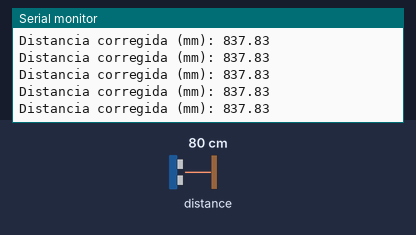
The sketch below on a simulated Arduino Uno, built with avr-gcc and run on an emulated ATmega328P. Parts: the last lines printed to the serial monitor. Inputs (shaded band) come from the test bench; at power-on: distance to the obstacle 80 cm.

Above: at 1.2 s.
1.3 s: distance to the obstacle set to 250 cm
At 1.49 s:
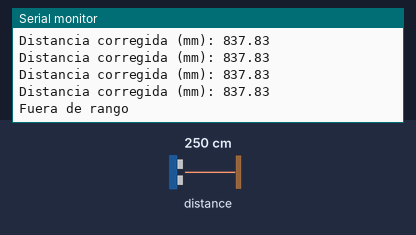
3.4 s: distance to the obstacle set to 2 cm
At 3.49 s:
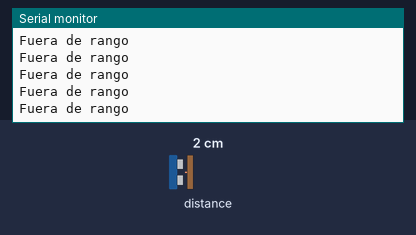

Measured:
- after the input at 1.3 s, the serial monitor: prints a new line after 0.07 s (image 1)

The sketch:

SENSOR_DIST_VL53L0X_PENDIENTE_V2.ino
```cpp
#include <Wire.h>
#include <Adafruit_VL53L0X.h>

Adafruit_VL53L0X lox = Adafruit_VL53L0X();

float slope = 0.9071;  // Pendiente de la ecuación lineal
float intercept = 40;  // Intersección de la ecuación lineal

void setup() {
  Serial.begin(9600);
  if (!lox.begin()) {
    Serial.println("No se encontró VL53L0X");
    while(1);
  }
}

void loop() {
  VL53L0X_RangingMeasurementData_t measure;
  lox.rangingTest(&measure, false);

  if (measure.RangeStatus != 4) {
    // Aplicar la corrección usando la ecuación: distancia real = (medido - intercept) / slope
    float realDistance = (measure.RangeMilliMeter - intercept) / slope;

    Serial.print("Distancia corregida (mm): ");
    Serial.println(realDistance);
  } else {
    Serial.println("Fuera de rango");
  }
  delay(100);
}
```
